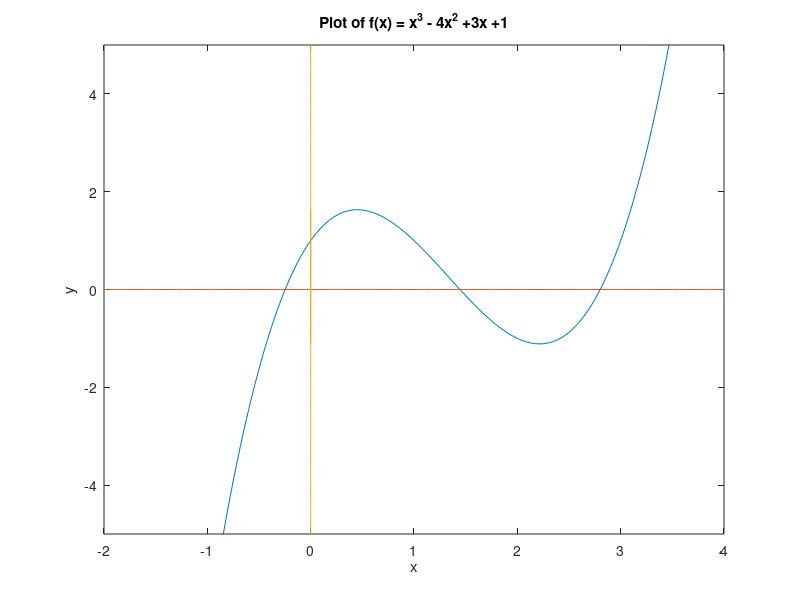

Write MATLAB code to recreate this figure.
%	NEWTON.M

%	Math 351
%	Higdon

%	Use Newton's method to find roots of equation f(x) = 0,
%	Where f(x) = x^3 - 4x^2 + 3x + 1.

%	The following commands plot the function f in order to illustrate the 
%	approximate locations of the roots.
%	In the definition of vector x, the increment .02 is rather arbitrary. 
%	The main constraint is that the increment should be small enough that the 
%	graph looks smooth (otherwise, it's arbitrary).
%	A vector x could also be generated with the command linspace.
%	Matlab's "array" operations (i.e., vector operations) are used to compute 
%	the vector y of vertical coordinates.
x = -2 : 0.02 : 4;
y = x.^3 - 4*x.^2 + 3*x +1;
plot(x, y, x, zeros(size(x)), zeros(size(y)),y )
axis([-2, 4, -5, 5])
title('Plot of f(x) = x^3 - 4x^2 +3x +1')
xlabel('x')
ylabel('y')

%	Apply Newton's Method/
%	The variables f and fprime are string variables that are evaluated when
%	Newton's method is executed.

f = 'x.^3 -4*x.^2 + 3*x +1';		% string variable
fprime = '3*x.^2 - 8*x + 3';		% string variable
maxiterations = 20;

%	Specify a vector of starting values for Newton's method, and then compute roots.
%	The fomula for Newton's method that is contained in the loop is stated in 
%	terms of a "vector" division.
%	This means that the entries in vector x are operated on independently,
%	so that the final value of x is a list of roots corresponding to the various
%	starting values.
%	As new iterates are computed, they are added to the bottom of the array iters.

x = [0, 1.5, 3];				% Vector of starting values
iters = x;						% Used to accumulate iterations
for k = 1 : maxiterations       % 20 by default
	xnew = x - eval(f) ./ eval(fprime);
	iters = [iters; xnew];
	test = abs(xnew -x) ./ (abs(xnew)+eps);
	if max(test) < 10*eps, break, end
	x = xnew;
end

%	Switch to long format, display the final answer,
% 	and then turn off the long format.
format long
iters
format


%%%%%%%%%%
% Output %
%%%%%%%%%%
%
% newton
% 
% iters =
% 
%                    0   1.500000000000000   3.000000000000000
%   -0.333333333333333   1.444444444444444   2.833333333333333
%   -0.253086419753086   1.445041816009558   2.802935010482180
%   -0.247013582131530   1.445041867912628   2.801938793202221
%   -0.246979604778425   1.445041867912629   2.801937735806029
%   -0.246979603717467   1.445041867912628   2.801937735804838
%   -0.246979603717467   1.445041867912629   2.801937735804839
